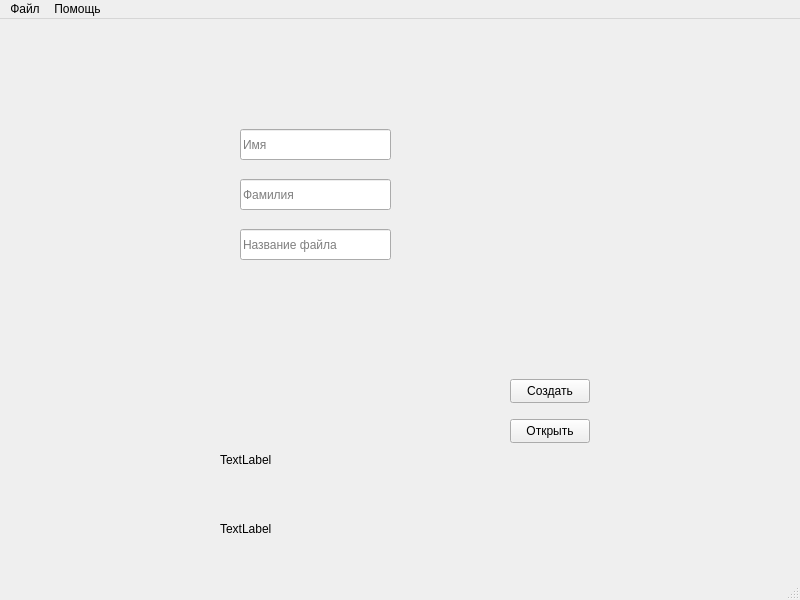
<?xml version="1.0" encoding="UTF-8"?>
<ui version="4.0">
 <class>MainWindow</class>
 <widget class="QMainWindow" name="MainWindow">
  <property name="geometry">
   <rect>
    <x>0</x>
    <y>0</y>
    <width>800</width>
    <height>600</height>
   </rect>
  </property>
  <property name="windowTitle">
   <string>MainWindow</string>
  </property>
  <widget class="QWidget" name="centralwidget">
   <widget class="QPushButton" name="createButton">
    <property name="geometry">
     <rect>
      <x>510</x>
      <y>360</y>
      <width>80</width>
      <height>24</height>
     </rect>
    </property>
    <property name="text">
     <string>Создать</string>
    </property>
   </widget>
   <widget class="QLineEdit" name="nameOfFileEdit">
    <property name="geometry">
     <rect>
      <x>240</x>
      <y>210</y>
      <width>151</width>
      <height>31</height>
     </rect>
    </property>
    <property name="placeholderText">
     <string>Название файла</string>
    </property>
   </widget>
   <widget class="QLineEdit" name="nameEdit">
    <property name="geometry">
     <rect>
      <x>240</x>
      <y>110</y>
      <width>151</width>
      <height>31</height>
     </rect>
    </property>
    <property name="placeholderText">
     <string>Имя</string>
    </property>
   </widget>
   <widget class="QLineEdit" name="surnameEdit">
    <property name="geometry">
     <rect>
      <x>240</x>
      <y>160</y>
      <width>151</width>
      <height>31</height>
     </rect>
    </property>
    <property name="placeholderText">
     <string>Фамилия</string>
    </property>
   </widget>
   <widget class="QLabel" name="hwidLabel">
    <property name="geometry">
     <rect>
      <x>220</x>
      <y>420</y>
      <width>351</width>
      <height>41</height>
     </rect>
    </property>
    <property name="text">
     <string>TextLabel</string>
    </property>
   </widget>
   <widget class="QPushButton" name="openButton">
    <property name="geometry">
     <rect>
      <x>510</x>
      <y>400</y>
      <width>80</width>
      <height>24</height>
     </rect>
    </property>
    <property name="text">
     <string>Открыть</string>
    </property>
   </widget>
   <widget class="QLabel" name="fileNameLabel">
    <property name="geometry">
     <rect>
      <x>220</x>
      <y>500</y>
      <width>401</width>
      <height>20</height>
     </rect>
    </property>
    <property name="text">
     <string>TextLabel</string>
    </property>
   </widget>
  </widget>
  <widget class="QMenuBar" name="menubar">
   <property name="geometry">
    <rect>
     <x>0</x>
     <y>0</y>
     <width>800</width>
     <height>25</height>
    </rect>
   </property>
   <widget class="QMenu" name="menu">
    <property name="title">
     <string>Файл</string>
    </property>
   </widget>
   <widget class="QMenu" name="menu_2">
    <property name="title">
     <string>Помощь</string>
    </property>
    <addaction name="action"/>
   </widget>
   <addaction name="menu"/>
   <addaction name="menu_2"/>
  </widget>
  <widget class="QStatusBar" name="statusbar"/>
  <action name="action">
   <property name="checkable">
    <bool>false</bool>
   </property>
   <property name="text">
    <string>О программе</string>
   </property>
  </action>
 </widget>
 <resources/>
 <connections/>
</ui>
